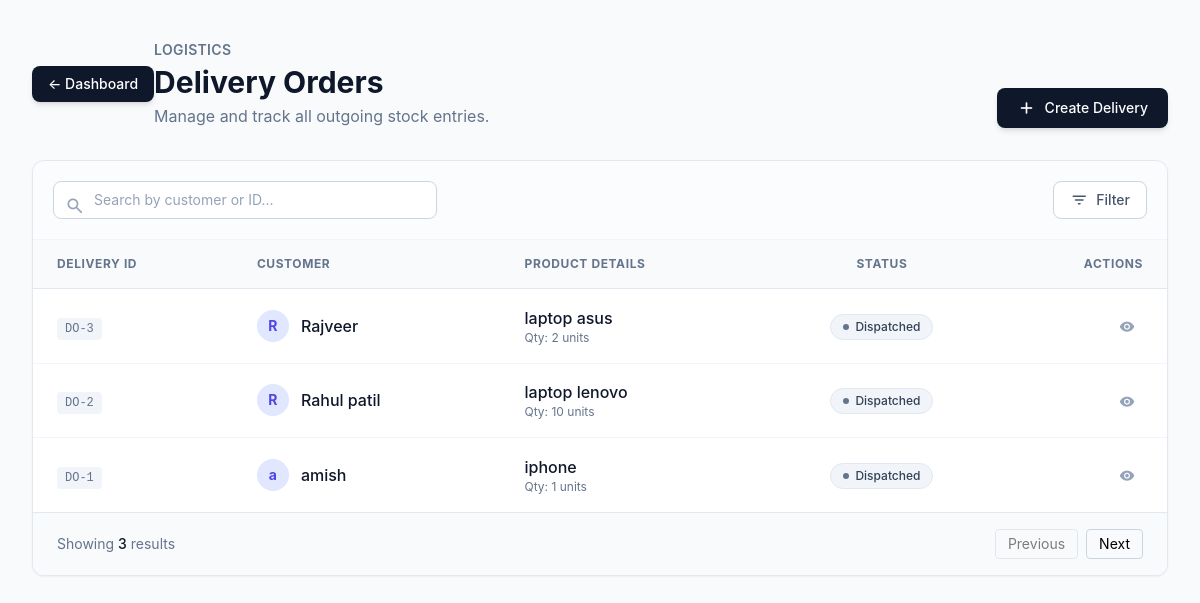
The app's page /delivery/ with its own data.
### delivery_app/models.py (models this page shows, shortened)
class Delivery(models.Model):
    STATUS_CHOICES = [
        ("Waiting", "Waiting"),
        ("Dispatched", "Dispatched"),
        ("Delivered", "Delivered"),
        ("Cancelled", "Cancelled"),
    ]
    customer_name = models.CharField(max_length=200)
    product = models.ForeignKey(Product, on_delete=models.CASCADE)
    quantity = models.PositiveIntegerField()
    status = models.CharField(max_length=50, choices=STATUS_CHOICES, default="Waiting")
    note = models.TextField(blank=True, null=True)
    created_at = models.DateTimeField(auto_now_add=True)

### products/models.py (models this page shows, shortened)
class Product(models.Model):
    name = models.CharField(max_length=200)
    sku = models.CharField(max_length=100)
    category = models.CharField(max_length=100)
    unit = models.CharField(max_length=50)
    stock = models.IntegerField()
    description = models.TextField(blank=True, null=True)
    reorder_level = models.IntegerField(default=0)

### delivery_app/views.py (the view)
# urls.py: path("", views.delivery_list, name="delivery_list"),
def delivery_list(request):
    deliveries = Delivery.objects.all().order_by("-created_at")
    return render(request, "delivery/delivery_list.html", {"deliveries": deliveries})

### templates/delivery/delivery_list.html (shortened to what this page needs)
<!DOCTYPE html>
<html lang="en">
<head>
    <script src="https://cdn.tailwindcss.com"></script>
</head>
<body class="bg-slate-50 min-h-screen py-10 px-4 sm:px-6 lg:px-8">
    <div class="max-w-6xl mx-auto">
        <div class="flex flex-col md:flex-row justify-between md:items-end mb-8 gap-4">
            <div class="flex items-center">
                {% if request.user.is_authenticated %}
                <a href="{% url 'dashboard' %}" class="inline-flex items-center justify-center gap-2 bg-slate-900 text-white px-4 py-2 rounded-lg hover:bg-slate-800 transition-all shadow-md text-sm font-medium">← Dashboard</a>
                {% else %}
                <a href="{% url 'login' %}?next={% url 'dashboard' %}" class="inline-flex items-center justify-center gap-2 bg-slate-900 text-white px-4 py-2 rounded-lg hover:bg-slate-800 transition-all shadow-md text-sm font-medium">← Dashboard</a>
                {% endif %}
                <div>
                    <p class="text-slate-500 text-sm font-semibold uppercase tracking-wide mb-1">Logistics</p>
                    <h1 class="text-3xl font-bold text-slate-900">Delivery Orders</h1>
                    <p class="text-slate-500 mt-1">Manage and track all outgoing stock entries.</p>
                </div>
            </div>
                <a href="{% url 'delivery:delivery_create' %}"
               class="inline-flex items-center justify-center gap-2 bg-slate-900 text-white px-5 py-2.5 rounded-lg hover:bg-slate-800 transition-all shadow-md hover:shadow-lg text-sm font-medium">
                <span class="icon text-[20px]">add</span>
                Create Delivery
            </a>
        </div>
        <div class="bg-white rounded-xl shadow-sm border border-slate-200 overflow-hidden">
            <div class="p-5 border-b border-slate-100 bg-slate-50/50 flex flex-col sm:flex-row gap-4 justify-between">
                <div class="relative w-full sm:w-96">
                    <span class="absolute left-3 top-2.5 text-slate-400 icon text-[20px]">search</span>
                    <input type="text" placeholder="Search by customer or ID..."
                           class="w-full pl-10 pr-4 py-2 rounded-lg border border-slate-300 focus:border-indigo-500 focus:ring-1 focus:ring-indigo-500 text-sm outline-none transition-all placeholder:text-slate-400">
                </div>
                <div class="flex gap-2">
                    <button class="flex items-center gap-2 px-4 py-2 bg-white border border-slate-300 rounded-lg text-sm font-medium text-slate-600 hover:bg-slate-50">
                        <span class="icon text-[18px]">filter_list</span> Filter
                    </button>
                </div>
            </div>
            <div class="overflow-x-auto">
                <table class="w-full text-left border-collapse">
                    <thead>
                        <tr class="bg-slate-50 border-b border-slate-200 text-xs uppercase tracking-wider text-slate-500 font-semibold">
                            <th class="px-6 py-4">Delivery ID</th>
                            <th class="px-6 py-4">Customer</th>
                            <th class="px-6 py-4">Product Details</th>
                            <th class="px-6 py-4 text-center">Status</th>
                            <th class="px-6 py-4 text-right">Actions</th>
                        </tr>
                    </thead>
                    <tbody class="divide-y divide-slate-100">
                        {% for d in deliveries %}
                        <tr class="hover:bg-slate-50/80 transition-colors group">
                            <td class="px-6 py-4">
                                <span class="font-mono text-xs font-medium text-slate-500 bg-slate-100 px-2 py-1 rounded">
                                    DO-{{ d.id }}
                                </span>
                            </td>
                            <td class="px-6 py-4">
                                <div class="flex items-center gap-3">
                                    <div class="w-8 h-8 rounded-full bg-indigo-100 text-indigo-600 flex items-center justify-center text-sm font-bold">
                                        {{ d.customer_name|slice:":1" }}
                                    </div>
                                    <div class="font-medium text-slate-900">{{ d.customer_name }}</div>
                                </div>
                            </td>
                            <td class="px-6 py-4">
                                <div class="flex flex-col">
                                    <span class="font-medium text-slate-900">{{ d.product.name }}</span>
                                    <span class="text-xs text-slate-500">Qty: {{ d.quantity }} units</span>
                                </div>
                            </td>
                            <td class="px-6 py-4 text-center">
                                <span class="inline-flex items-center gap-1.5 px-3 py-1 rounded-full text-xs font-medium border
                                    {% if d.status == 'Pending' %}
                                        bg-amber-50 text-amber-700 border-amber-200
                                    {% elif d.status == 'Done' %}
                                        bg-emerald-50 text-emerald-700 border-emerald-200
                                    {% else %}
                                        bg-slate-100 text-slate-700 border-slate-200
                                    {% endif %}">
                                    <span class="w-1.5 h-1.5 rounded-full
                                        {% if d.status == 'Pending' %} bg-amber-500
                                        {% elif d.status == 'Done' %} bg-emerald-500
                                        {% else %} bg-slate-500
                                        {% endif %}"></span>
                                    {{ d.status }}
                                </span>
                            </td>
                            <td class="px-6 py-4 text-right">
                                                        <a href="{% url 'delivery:delivery_detail' d.id %}"
                                   class="text-slate-400 hover:text-indigo-600 hover:bg-indigo-50 p-2 rounded-lg transition-all inline-block"
                                   title="View Details">
                                    <span class="icon">visibility</span>
                                </a>
                            </td>
                        </tr>
                        {% endfor %}
                    </tbody>
                </table>
            </div>
            <div class="px-6 py-4 border-t border-slate-200 bg-slate-50 flex items-center justify-between">
                <p class="text-sm text-slate-500">Showing <span class="font-medium text-slate-900">{{ deliveries|length }}</span> results</p>
                <div class="flex gap-2">
                    <button class="px-3 py-1 text-sm border border-slate-300 rounded hover:bg-white disabled:opacity-50" disabled>Previous</button>
                    <button class="px-3 py-1 text-sm border border-slate-300 rounded hover:bg-white">Next</button>
                </div>
            </div>
        </div>
    </div>
</body>
</html>

### templates/delivery/delivery_list.html (style rules this page uses)
body { font-family: 'Inter', sans-serif; }
.icon { font-family: "Material Symbols Rounded"; font-variation-settings: 'FILL' 1, 'wght' 400, 'GRAD' 0, 'opsz' 24; vertical-align: middle; }

### records on screen
Delivery: id "3", customer_name "R", customer_name "Rajveer", product.name "laptop asus", quantity "2", status "Dispatched"
Delivery: id "2", customer_name "R", customer_name "Rahul patil", product.name "laptop lenovo", quantity "10", status "Dispatched"
Delivery: id "1", customer_name "a", customer_name "amish", product.name "iphone", quantity "1", status "Dispatched"

### other values on screen
{{ deliveries|length }} "3"
